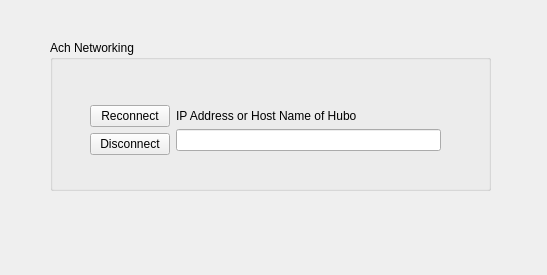
<?xml version="1.0" encoding="UTF-8"?>
<ui version="4.0">
 <class>Form</class>
 <widget class="QWidget" name="Form">
  <property name="geometry">
   <rect>
    <x>0</x>
    <y>0</y>
    <width>547</width>
    <height>275</height>
   </rect>
  </property>
  <property name="windowTitle">
   <string>Form</string>
  </property>
  <widget class="QGroupBox" name="groupBox">
   <property name="geometry">
    <rect>
     <x>50</x>
     <y>40</y>
     <width>441</width>
     <height>151</height>
    </rect>
   </property>
   <property name="title">
    <string>Ach Networking</string>
   </property>
   <widget class="QWidget" name="horizontalLayoutWidget">
    <property name="geometry">
     <rect>
      <x>40</x>
      <y>50</y>
      <width>351</width>
      <height>80</height>
     </rect>
    </property>
    <layout class="QHBoxLayout" name="horizontalLayout">
     <item>
      <layout class="QVBoxLayout" name="verticalLayout">
       <item>
        <spacer name="verticalSpacer_4">
         <property name="orientation">
          <enum>Qt::Vertical</enum>
         </property>
         <property name="sizeHint" stdset="0">
          <size>
           <width>20</width>
           <height>40</height>
          </size>
         </property>
        </spacer>
       </item>
       <item>
        <widget class="QPushButton" name="pushButton">
         <property name="sizePolicy">
          <sizepolicy hsizetype="Preferred" vsizetype="Fixed">
           <horstretch>0</horstretch>
           <verstretch>0</verstretch>
          </sizepolicy>
         </property>
         <property name="text">
          <string>Reconnect</string>
         </property>
        </widget>
       </item>
       <item>
        <widget class="QPushButton" name="pushButton_2">
         <property name="sizePolicy">
          <sizepolicy hsizetype="Preferred" vsizetype="Fixed">
           <horstretch>0</horstretch>
           <verstretch>0</verstretch>
          </sizepolicy>
         </property>
         <property name="text">
          <string>Disconnect</string>
         </property>
        </widget>
       </item>
       <item>
        <spacer name="verticalSpacer_3">
         <property name="orientation">
          <enum>Qt::Vertical</enum>
         </property>
         <property name="sizeHint" stdset="0">
          <size>
           <width>20</width>
           <height>40</height>
          </size>
         </property>
        </spacer>
       </item>
      </layout>
     </item>
     <item>
      <layout class="QVBoxLayout" name="verticalLayout_2">
       <item>
        <spacer name="verticalSpacer">
         <property name="orientation">
          <enum>Qt::Vertical</enum>
         </property>
         <property name="sizeHint" stdset="0">
          <size>
           <width>20</width>
           <height>40</height>
          </size>
         </property>
        </spacer>
       </item>
       <item>
        <widget class="QLabel" name="label">
         <property name="sizePolicy">
          <sizepolicy hsizetype="Preferred" vsizetype="Maximum">
           <horstretch>0</horstretch>
           <verstretch>0</verstretch>
          </sizepolicy>
         </property>
         <property name="text">
          <string>IP Address or Host Name of Hubo</string>
         </property>
        </widget>
       </item>
       <item>
        <widget class="QLineEdit" name="lineEdit">
         <property name="sizePolicy">
          <sizepolicy hsizetype="Expanding" vsizetype="Fixed">
           <horstretch>0</horstretch>
           <verstretch>0</verstretch>
          </sizepolicy>
         </property>
        </widget>
       </item>
       <item>
        <spacer name="verticalSpacer_2">
         <property name="orientation">
          <enum>Qt::Vertical</enum>
         </property>
         <property name="sizeHint" stdset="0">
          <size>
           <width>20</width>
           <height>40</height>
          </size>
         </property>
        </spacer>
       </item>
      </layout>
     </item>
    </layout>
   </widget>
  </widget>
  <zorder>label</zorder>
  <zorder>groupBox</zorder>
 </widget>
 <resources/>
 <connections/>
</ui>
